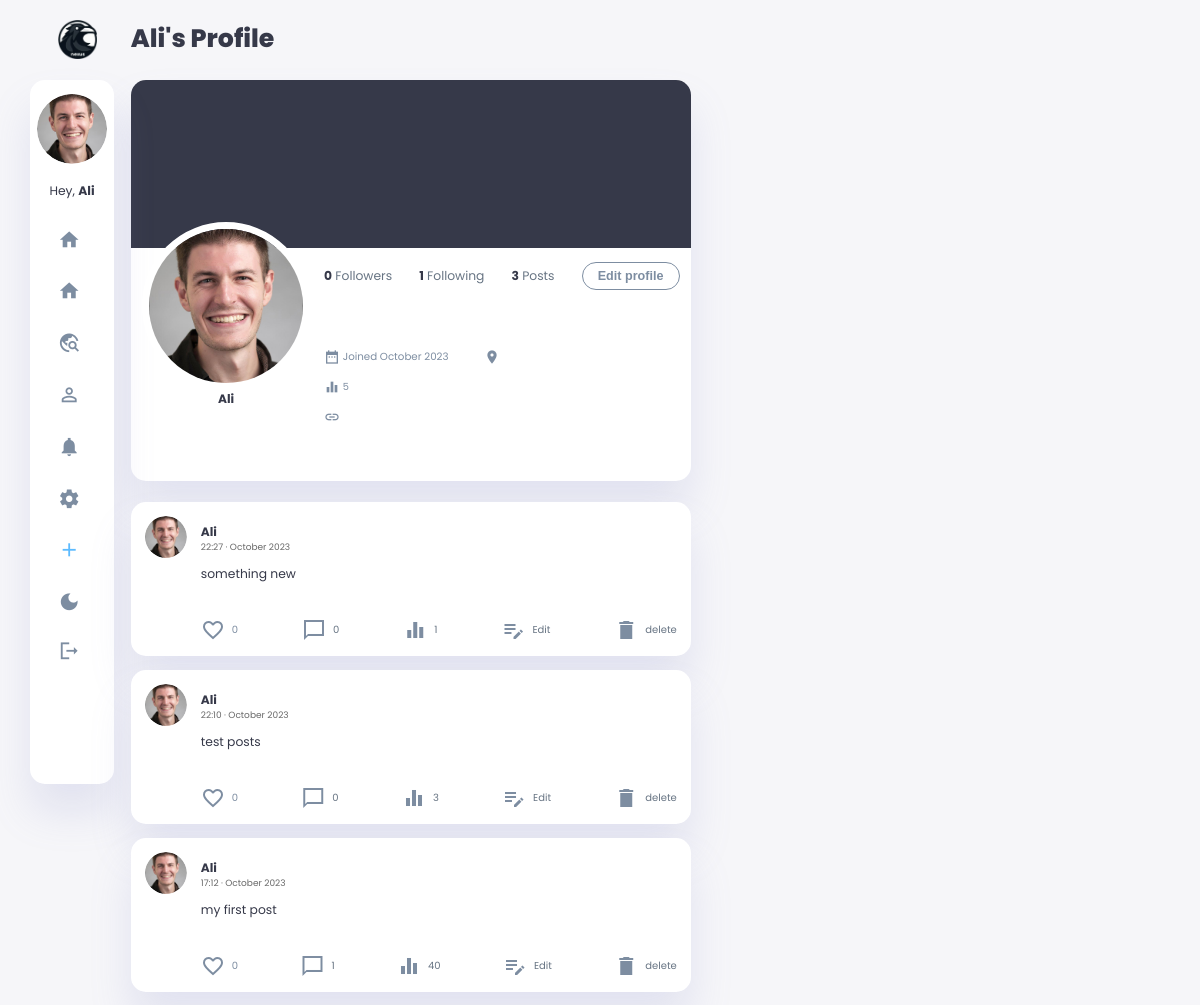
Page /1 (signed in) on the earlier database version.
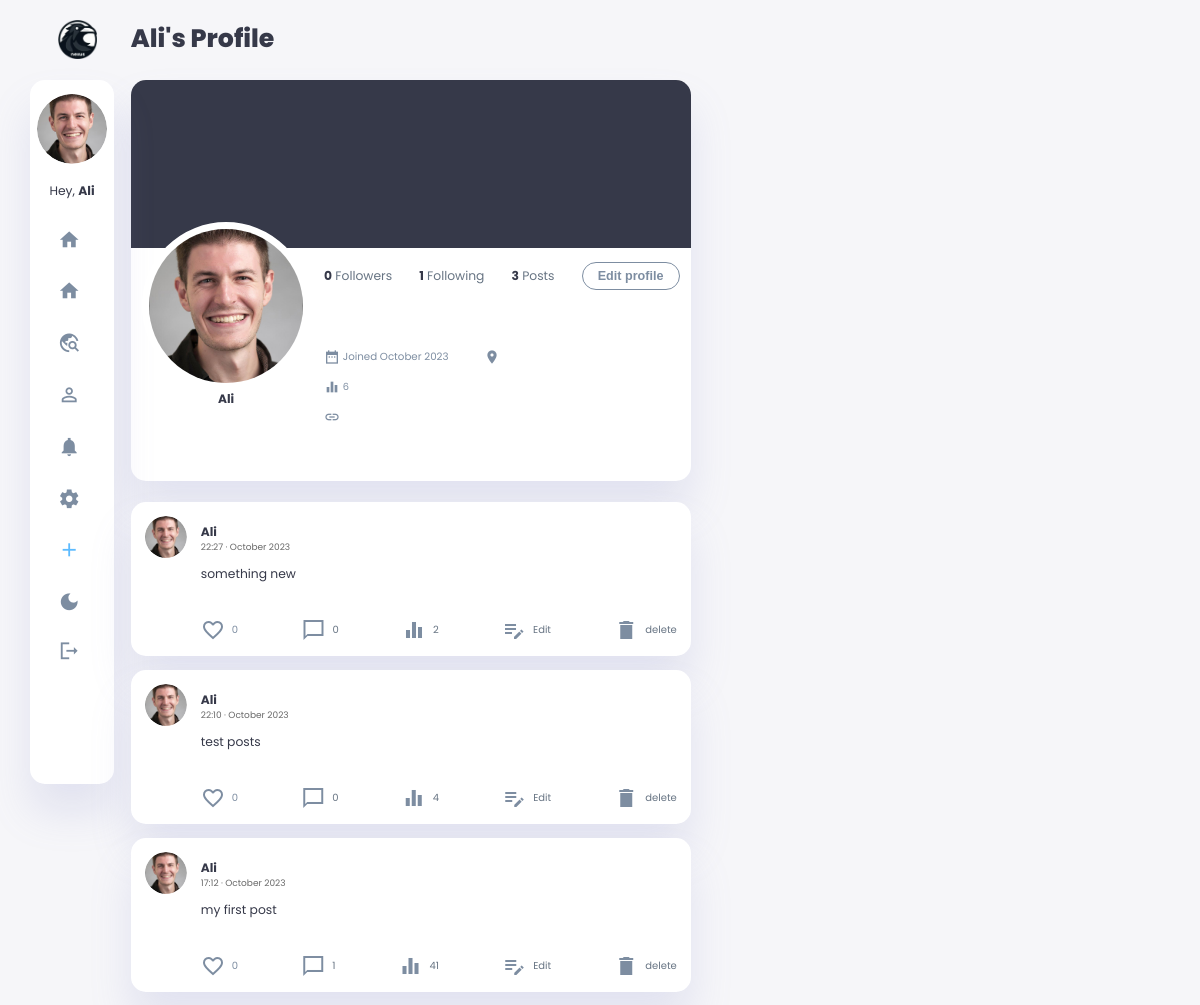
Same page on the later database version.
### main.py (models this page shows, shortened)
    class User(db.Model, UserMixin):
        __tablename__ = 'user'
        id = db.Column(db.Integer, primary_key=True)
        unique_id = db.Column(db.String(11), unique=True, nullable=False)
        username = db.Column(db.String(40), nullable=False, unique=False)
        email = db.Column(db.String(80), nullable=False, unique=True)
        password = db.Column(db.String(100), nullable=False)
        profile_picture = db.Column(db.String(80))
        header_picture = db.Column(db.String(80))
        bio = db.Column(db.Text, nullable=True)
        phone_number = db.Column(db.String(20), nullable=True)
        location = db.Column(db.String(30), nullable=True)
        birthday = db.Column(db.DateTime, nullable=True)
        bio_url = db.Column(db.String(255), nullable=True)
        profile_impressions = db.Column(db.Integer, default=0)
        created_at = db.Column(db.DateTime, default=datetime.utcnow)
        updated_at = db.Column(
            db.DateTime, default=datetime.utcnow, onupdate=datetime.utcnow)
        is_blocked = db.Column(db.Boolean, default=False)
        is_private = db.Column(db.Boolean, default=False)
        dark_theme = db.Column(db.Boolean, default=False)
        posts = relationship('Post', back_populates='user')
        comments = db.relationship('Comment', back_populates='user')
        liked_posts = db.relationship(
            'Post', secondary=likes, backref='likers')
        followed = db.relationship('User', secondary=followers,
                                   primaryjoin=(followers.c.follower_id == id),
                                   secondaryjoin=(
                                       followers.c.followed_id == id),
                                   backref=db.backref('followers', lazy='dynamic'), lazy='dynamic')

    class Post(db.Model):  # user.posts.all()
        __tablename__ = 'post'
        id = db.Column(db.Integer, primary_key=True)
        user_id = db.Column(db.Integer, db.ForeignKey(
            'user.id'), nullable=False)
        body = db.Column(db.Text, nullable=False)
        post_picture = db.Column(db.String(200))
        likes = db.Column(db.Integer, default=0)
        created_at = db.Column(db.DateTime, default=datetime.utcnow)
        updated_at = db.Column(
            db.DateTime, default=datetime.utcnow, onupdate=datetime.utcnow)
        post_impressions = db.Column(db.Integer, default=0)
        user = relationship('User', back_populates='posts')
        comments = db.relationship(
            'Comment', back_populates='post', cascade="all, delete-orphan")

### main.py (the view)
    @app.route('/<int:user_id>')
    @login_required
    def user_profile(user_id):
        user = User.query.get(user_id)
        if user:
            followers = user.followers.all()
            followed = user.followed.all()
            reversed_posts = Post.query.filter_by(
                user_id=user.id).order_by(Post.created_at.desc()).all()
            for post in reversed_posts:
                post.body = process_post_body(post.body)
            return render_template('user_profile.html', user=user, followers=followers, followed=followed, posts=reversed_posts, current_user=current_user, logged_in=current_user.is_authenticated, csrf_token=generate_csrf())
        else:
            flash('User not found.')
            return redirect(url_for('home_page'))

### main.py (called while the page is built)
@login_manager.user_loader
def load_user(user_id):
    return User.query.get(int(user_id))

@app.before_request
def before_request():
    g.csrf_token = generate_csrf()  # from flask import g

def process_post_body(body):
    body = re.sub(
        r'(http[s]?://(?:[a-zA-Z]|[0-9]|[$-_@.&+]|[!*\\(\\),]|(?:%[0-9a-fA-F][0-9a-fA-F]))+)',
        r'<a href="\1" target="_blank" class="url-link">\1</a>', body
    )
    body = re.sub(
        r'#(\w+)', r'<a href="/search?query=\1" class="hashtag-link">#\1</a>', body)
    return body

### templates/user_profile.html (shortened to what the changed rows need)
{% extends 'base.html' %}
{% block content %}
<h1>{{ user.username }}'s Profile</h1>
<div class="profile-sec" data-user-id="{{ user.id }}">
    <div class="header-img">
    </div>
    <div class="profile-heading">
        <div class="profile-title">
            <div class="profile-img">
                {% if user.profile_picture %}
                <img src="{{ url_for('static', filename='profile_pictures/' + user.profile_picture) }}">
                {% else %}
                <img src="{{ url_for('static', filename='images/blank-profile-pic.png') }}">
                {% endif %}
            </div>
            <h3>{{ user.username }}</h3>
        </div>
        <div class="profile-follow">
            <div class="profile-detail">
                <div class="profile-location">
                    <p><span class="material-icons-sharp">date_range</span>&nbsp;Joined {{ user.created_at.strftime('%B %Y') }}</p>
                    {% if user.location %}
                    <p><span class="material-icons-sharp">room</span>&nbsp;{{ user.location }}</p>
                    {% else  %}
                    <p><span class="material-icons-sharp">room</span> &nbsp; </p>
                    {% endif %}
                </div>
                <div class="profile-location">
                    <p class="profile-impression-count"><span class="material-icons-sharp">equalizer</span> &nbsp; <span class="count-value" style="font-size: 0.7rem;">{{ user.profile_impressions }}</span> </p>
                </div>
            </div>
        </div>
    </div>
</div>
            {% for post in posts %}
            <div class="user-post" data-post-id="{{ post.id }}">
                <div class="content">
                    <div class="title">
                        {% if post.user.profile_picture %}
                        <img src="{{ url_for('static', filename='profile_pictures/' + post.user.profile_picture) }}">
                        {% else %}
                        <img src="{{ url_for('static', filename='images/blank-profile-pic.png') }}">
                        {% endif %}
                        <a href="#" onclick="return false;">
                        <h3>{{ post.user.username }}</h3>
                        <p style="font-size: xx-small; color: dimgray;">{{ post.created_at.strftime('%H:%M · %B %Y') }} </p>
                        </a>
                    </div>
                    <div class="post-body">
                        <p class="p-body">{{ post.body|replace('\n', '<br>')|safe }}</p>
                        <div class="comment-icon">
                            <a href="#" class="like-button" data-post-id="{{ post.id }}" {% if current_user and post in current_user.liked_posts %}class="liked"{% endif %} onclick="likePost(event, this); return false;">
                                <span class="likes-wrapper">
                                    {% if post.likes == 1 %}
                                        <span class="heart-emoji red-heart"><span class="material-icons-sharp">
                                            favorite
                                        </span></span>
                                    {% else %}
                                        <span class="heart-emoji empty-heart"><span class="material-icons-sharp">
                                        </span></span>
                                    {% endif %}
                                <span class="likes-count">{{ post.likes }}</span>
                                </span>
                            </a>
                            {% if current_user != user %}
                            <a href="{{ url_for('show_post', post_id=post.id) }}">
                                <span class="material-icons-sharp">
                                    chat_bubble_outline
                                </span>
                                <p>{{ post.comments|length }}</p>
                            </a>
                            <a href="{{ url_for('show_post', post_id=post.id) }}">
                                <span class="material-icons-sharp">
                                    equalizer
                                </span>
                                <p class="impression-count">{{ post.post_impressions }} </p>
                            </a>
                            <a href="#">
                                <span class="material-icons-sharp">
                                    more_horiz
                                    </span>
                                <p>{{ post.created_at.strftime('%B %Y') }} </p>
                            </a>
                            {% else %}
                            <a href="{{ url_for('show_post', post_id=post.id) }}">
                                <span class="material-icons-sharp">
                                </span>
                                <p>{{ post.comments|length }}</p>
                            </a>
                            <a href="{{ url_for('show_post', post_id=post.id) }}">
                                <span class="material-icons-sharp">
                                </span>
                                <p class="impression-count">{{ post.post_impressions }} </p>
                            </a>
                            <a href="{{url_for('edit_post', post_id=post.id)}}">
                                <span class="material-icons-sharp">
                                    </span>
                                <p>Edit</p>
                            </a>
                            <a href="{{url_for('delete_post', post_id=post.id)}}">
                                <span class="material-icons-sharp">
                                    </span>
                                <p>delete </p>
                            </a>
                            {% endif %}
                        </div>
                    </div>
                </div>
            </div>
{% endfor %}
{% endblock %}

### templates/base.html (shortened to what the changed rows need)
<!DOCTYPE html>
<html lang="en">
<head>
    <link rel="stylesheet" href="{{url_for('static', filename='css/root.css')}}">
    <link rel="stylesheet" href="{{url_for('static', filename='css/aside.css')}}">
    <link rel="stylesheet" href="{{url_for('static', filename='css/main.css')}}">
    <link rel="stylesheet" href="{{url_for('static', filename='css/right-section.css')}}">
    <link rel="stylesheet" href="{{url_for('static', filename='css/about.css')}}">
    <link rel="stylesheet" href="{{url_for('static', filename='css/btn.css')}}">
    <link rel="stylesheet" href="{{url_for('static', filename='css/custom_input_image.css')}}">
    <link rel="stylesheet" href="{{url_for('static', filename='css/search.css')}}">
    <link rel="stylesheet" href="{{url_for('static', filename='css/tablet.css')}}">
    <link rel="stylesheet" href="{{url_for('static', filename='css/phone.css')}}">
</head>
<body>
    <div class="container">
        <aside>
            <div class="aside-fixed">
            <div class="sidebar">
                {% if not logged_in: %}
                <a href="{{ url_for('all') }}">
                    <span class="material-icons-sharp">
                        travel_explore
                    </span>
                    <h3>Explore</h3>
                </a>
                <a href="{{ url_for('about') }}">
                    <span class="material-icons-sharp">
                        contact_support
                    </span>
                    <h3>About</h3>
                </a>
                <a href="#" id="dark-mode-toggle">
                    <span class="material-icons-sharp">
                        dark_mode
                    </span>
                    <h3>Theme</h3>
                </a>
                <a href="{{ url_for('login') }}">
                    <span class="material-icons-sharp">
                        login
                    </span>
                    <h3>Login</h3>
                </a>
                <a href="{{ url_for('register') }}">
                    <span class="material-icons-sharp">
                        app_registration
                    </span>
                    <h3>Register</h3>
                </a>
                {% else %}
                <div class="user-profile">
                    <div class="profile-img">
                        {% if current_user.profile_picture %}
                        <img src="{{ url_for('static', filename='profile_pictures/' + current_user.profile_picture) }}">
                        {% else %}
                        <img src="{{ url_for('static', filename='images/blank-profile-pic.png') }}">
                        {% endif %}
                    </div>
                    <div class="profile-name">
                        <div class="info">
                            <p>Hey, <b>{{current_user.username}}</b></p>
                        </div>
                    </div>
                </div>
                <a href="{{ url_for('home_page') }}">
                    <span class="material-icons-sharp">
                    </span>
                </a>
                <a id="aside-home" href="#">
                    <span class="material-icons-sharp">
                    </span>
                </a>
                <a href="{{ url_for('all') }}">
                    <span class="material-icons-sharp">
                    </span>
                </a>
                <a href="{{ url_for('user_profile', user_id=current_user.id) }}">
                    <span class="material-icons-sharp">
                    </span>
                </a>
                <a href="#">
                    <span class="material-icons-sharp">
                    </span>
                </a>
                <a href="{{ url_for('setting') }}">
                    <span class="material-icons-sharp">
                    </span>
                </a>
                <a class="post-btn" href="{{ url_for('new_post') }}">
                    <span class="material-icons-sharp">
                    </span>
                </a>
                <a href="#" id="dark-mode-toggle">
                    <span class="material-icons-sharp">
                    </span>
                </a>
                <a href="{{ url_for('logout') }}">
                    <span class="material-icons-sharp">
                    </span>
                </a>
                {% endif %}
            </div>
            </div>
        </aside>
        <main>
        {% block content %}
        {% endblock %}
        </main>
    </div>
</body>
</html>

Differences in the rows shown:
changed User "Ali": profile_impressions "5" → "6"
changed Post "something new": post_impressions "1" → "2"
changed Post "test posts": post_impressions "3" → "4"
changed Post "my first post": post_impressions "40" → "41"
